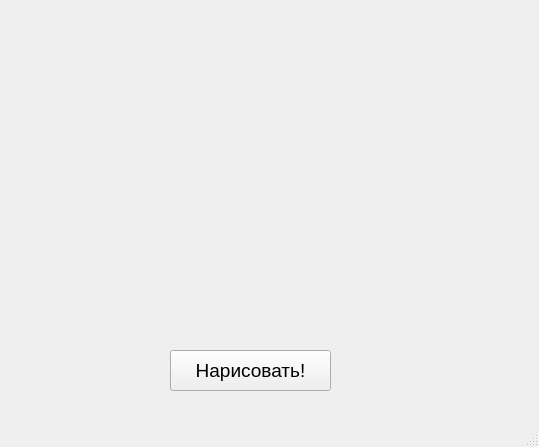
<?xml version="1.0" encoding="UTF-8"?>
<ui version="4.0">
 <class>MainWindow</class>
 <widget class="QMainWindow" name="MainWindow">
  <property name="geometry">
   <rect>
    <x>0</x>
    <y>0</y>
    <width>539</width>
    <height>447</height>
   </rect>
  </property>
  <property name="windowTitle">
   <string>MainWindow</string>
  </property>
  <widget class="QWidget" name="centralwidget">
   <widget class="QPushButton" name="btn1">
    <property name="geometry">
     <rect>
      <x>170</x>
      <y>350</y>
      <width>161</width>
      <height>41</height>
     </rect>
    </property>
    <property name="font">
     <font>
      <pointsize>14</pointsize>
     </font>
    </property>
    <property name="text">
     <string>Нарисовать!</string>
    </property>
   </widget>
  </widget>
  <widget class="QMenuBar" name="menubar">
   <property name="geometry">
    <rect>
     <x>0</x>
     <y>0</y>
     <width>539</width>
     <height>21</height>
    </rect>
   </property>
  </widget>
  <widget class="QStatusBar" name="statusbar"/>
 </widget>
 <resources/>
 <connections/>
</ui>
